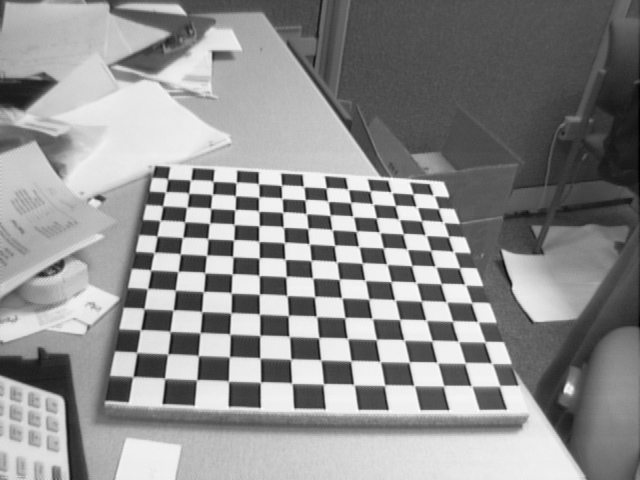
//> input picture Proyecto/Codigo/imagenes/Image1.tif, 640 x 480 px
$ ./main   (built with g++ and OpenCV 4)
//> lines starting //> are read from the running program, lines starting //| are printed output that depends on the picture
//> further down, imagen is the input picture: 480 rows x 640 cols, CV_8UC1; min 1, max 254, mean 142.9
#include<opencv2/opencv.hpp>
#include<string>
#include<cmath>

using namespace std;
using namespace cv;

void showIm(Mat im) {
	namedWindow("window", 1);
	imshow("window", im);
	//waitKey();
	//destroyWindow("window");
}

Mat curvar_cilindro(Mat im, double f, double s){
//> called with f = 500, s = 500
	Mat imagen_curvada = Mat::zeros(im.rows, im.cols, CV_8U);

	int centro_x = im.cols/2;
//> centro_x = 320
	int centro_y = im.rows/2;
//> centro_y = 240

	for(int i = 0; i < im.rows; i++)
		for(int j = 0; j < im.cols; j++)
			imagen_curvada.at<uchar>(floor(s*((i-centro_y)/sqrt((j-centro_x)*(j-centro_x)+f*f)) + centro_y),
								floor(s*atan((j-centro_x)/f) + centro_x) ) = im.at<uchar>(i,j);
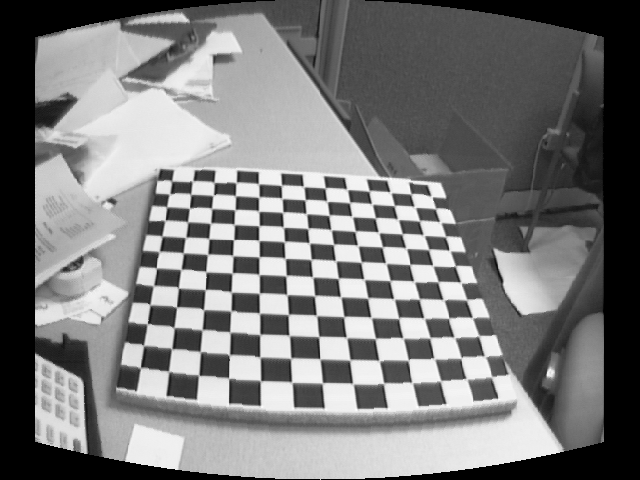
//> imagen_curvada: 480 rows x 640 cols, CV_8UC1; min 0, max 254, mean 121.7

	return imagen_curvada;
}

Mat curvar_esfera(Mat im, double f, double s){
//> called with f = 500, s = 500
	Mat imagen_curvada = Mat::zeros(im.rows, im.cols, CV_8U);

	int centro_x = im.cols/2;
//> centro_x = 320
	int centro_y = im.rows/2;
//> centro_y = 240

	for(int i = 0; i < im.rows; i++)
		for(int j = 0; j < im.cols; j++)
			imagen_curvada.at<uchar>(floor(s*atan((i-centro_y)/sqrt((j-centro_x)*(j-centro_x)+f*f)) + centro_y),
								floor(s*atan((j-centro_x)/f) + centro_x) ) = im.at<uchar>(i,j);
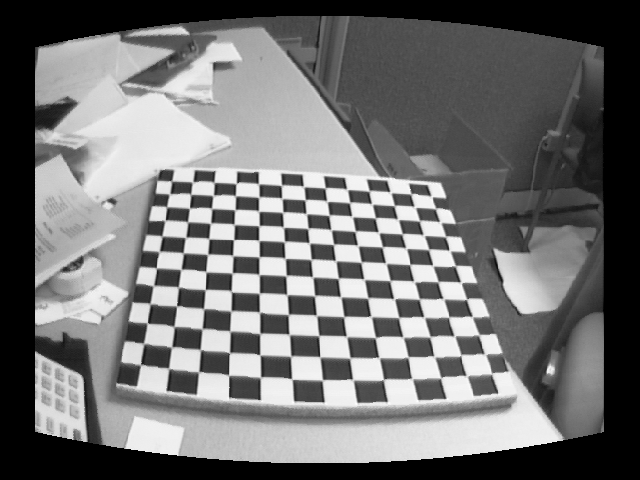
//> imagen_curvada: 480 rows x 640 cols, CV_8UC1; min 0, max 254, mean 114.2

	return imagen_curvada;
}

int main(int argc, char* argv[]){
	Mat imagen = imread("Image1.tif", 0);

	showIm(imagen);

	Mat imagen_cilindro, imagen_esfera;
	imagen_cilindro = curvar_cilindro(imagen,500,500);
	imagen_esfera = curvar_esfera(imagen,500,500);

	//showIm(imagen_cilindro);
	//showIm(imagen_esfera);
	namedWindow("window1", 1);
	imshow("window1", imagen_cilindro);
	namedWindow("window2", 1);
	imshow("window2", imagen_esfera);
	waitKey();
	destroyWindow("window1");
	destroyWindow("window2");

    return 0;
}

$ run again, with Proyecto/Codigo/imagenes/comp1.jpg saved as Proyecto/Codigo/imagenes/Image1.tif
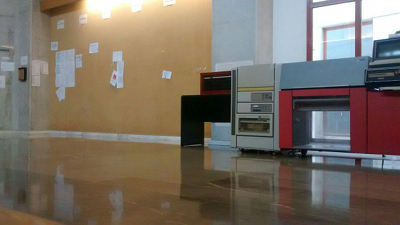
//> input picture Proyecto/Codigo/imagenes/comp1.jpg, 400 x 225 px
//> `Mat imagen = imread("Image1.tif", 0);`:
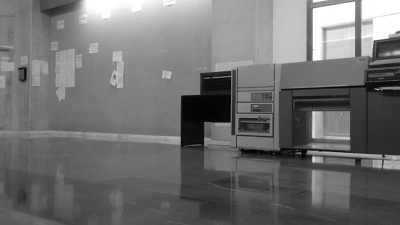
//> imagen: 225 rows x 400 cols, CV_8UC1; min 1, max 255, mean 112.4
//> after the loop in curvar_cilindro, `for(int i = 0; i < im.rows; i++)`:
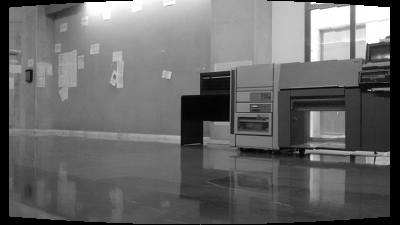
//> imagen_curvada: 225 rows x 400 cols, CV_8UC1; min 0, max 255, mean 104.7

$ run again, with Proyecto/Codigo/imagenes/comp2.jpg saved as Proyecto/Codigo/imagenes/Image1.tif
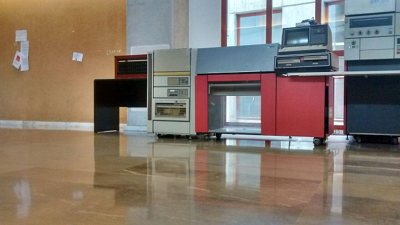
//> input picture Proyecto/Codigo/imagenes/comp2.jpg, 400 x 225 px
//> `Mat imagen = imread("Image1.tif", 0);`:
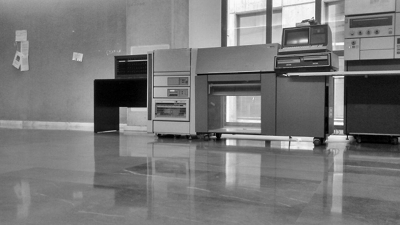
//> imagen: 225 rows x 400 cols, CV_8UC1; min 0, max 255, mean 119.9
//> after the loop in curvar_esfera, `for(int i = 0; i < im.rows; i++)`:
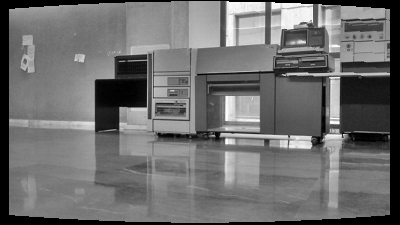
//> imagen_curvada: 225 rows x 400 cols, CV_8UC1; min 0, max 255, mean 110
